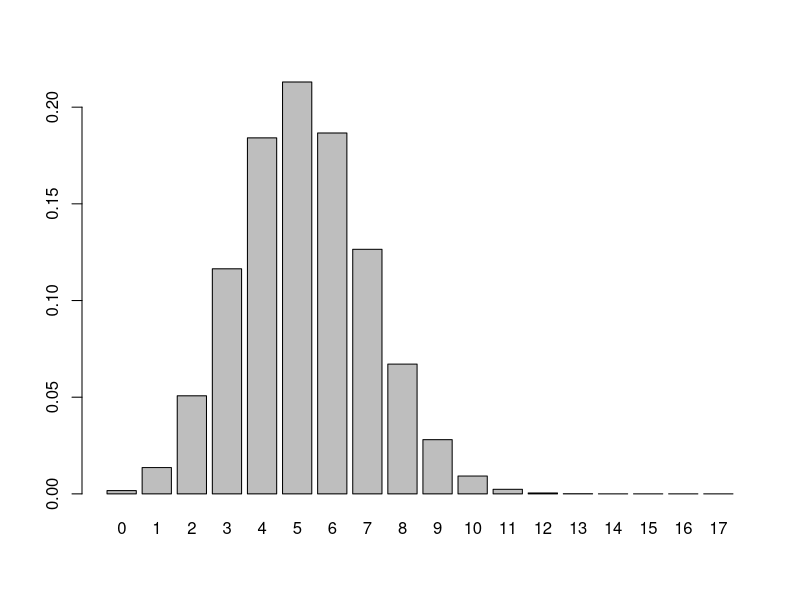

The R source for this figure:
hyp <- function(n, k, N, K){
  prob = (choose(K,k) * choose(N-K, n-k))/(choose(N,n))
  return(prob)
}

hypd <- function(n, N, K){
  k_values <- 0:n
  p_values <- c()
  for (i in k_values){
    p_values <- append(p_values, c(hyp(n, i, N, K)))
  }
  barplot(p_values, names.arg = k_values)
}

hypd(17, 318, 97)
